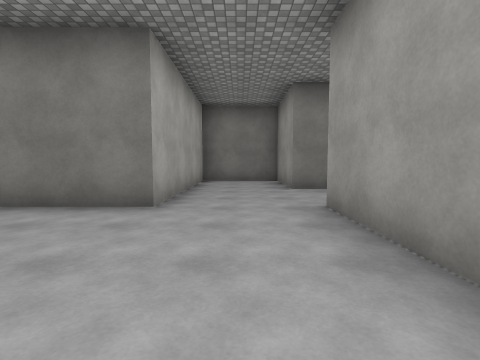
View 1 (above)

16 first-person views from a walk through a scene from a Unity 3-D project. The camera is 1.3 m above the floor, tilts 4° down and sees 85° across. The floor is counted in squares, 2 m on a side. Each view is taken from the middle of a square. On the plan, view 1 faces up. The plan holds only what a view shows up to about 9 squares ahead; the rest is blank. The place goes on beyond the plan. The player character is not drawn. Surface patterns are stand-ins for the level's own textures.

View 2
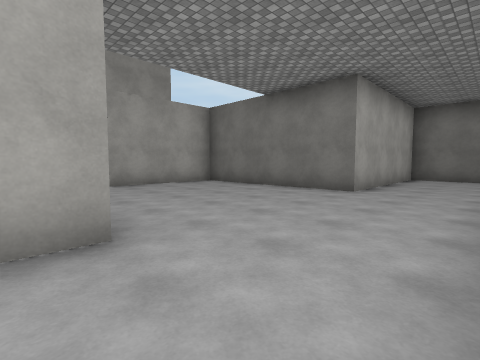

View 3
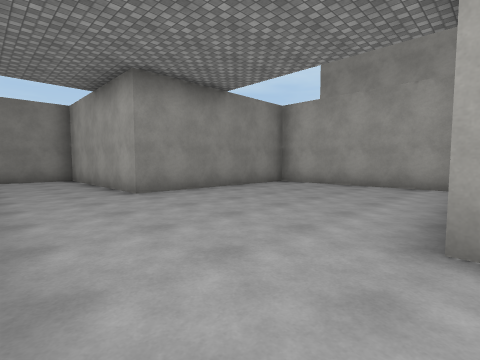

View 4
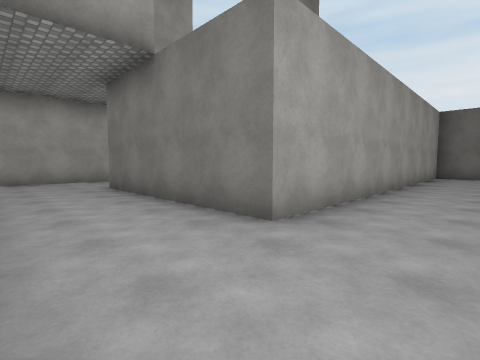

View 5
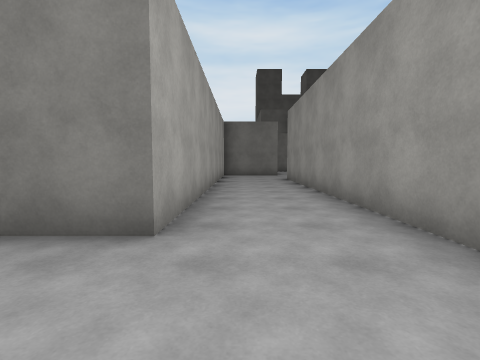

View 6
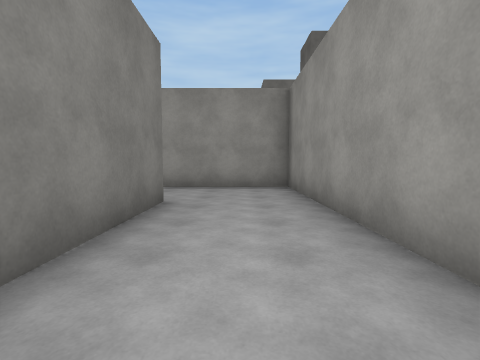

View 7
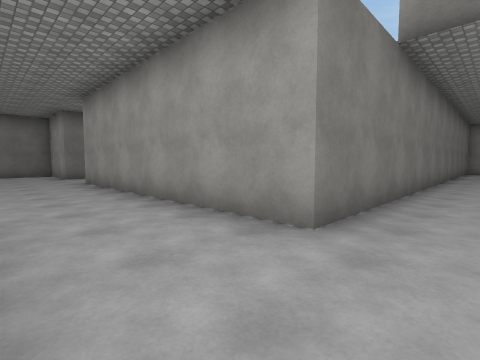

View 8
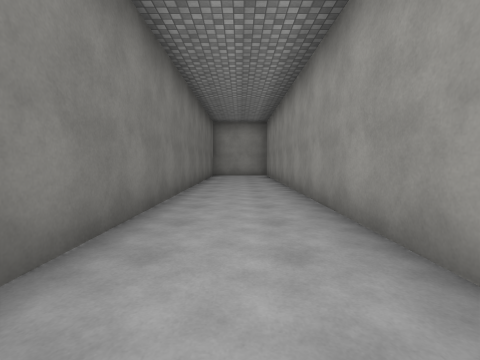

View 9
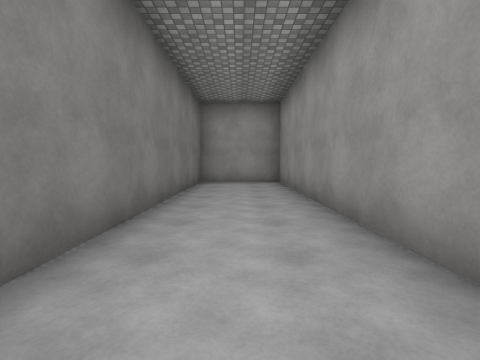

View 10
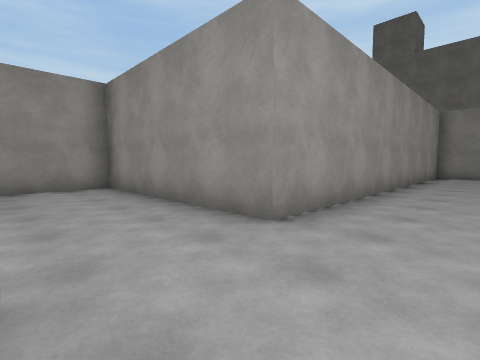

View 11
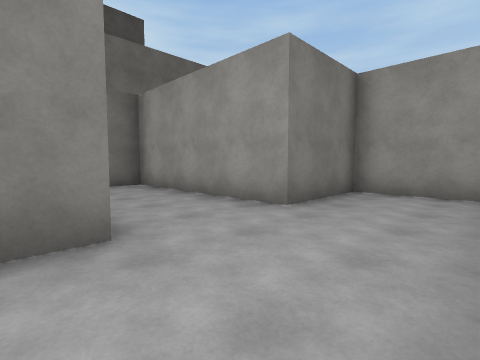

View 12
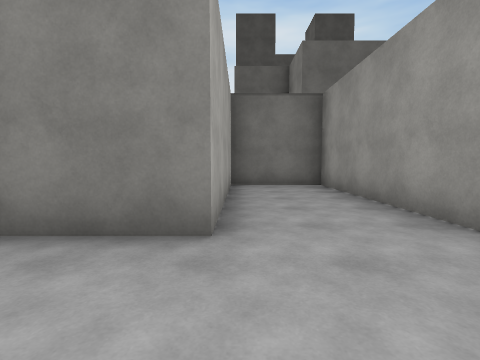

View 13
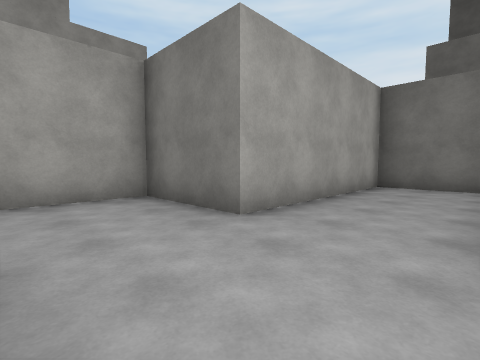

View 14
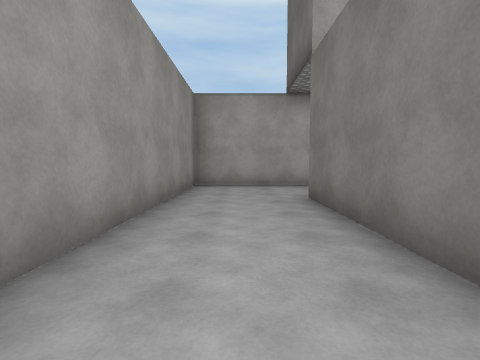

View 15
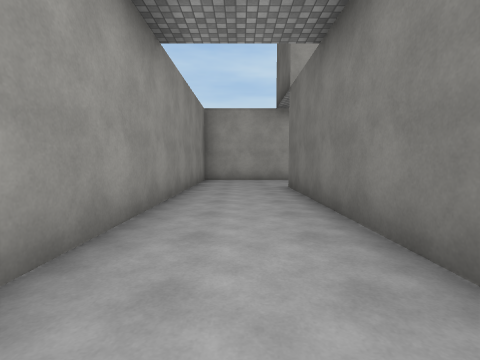

View 16
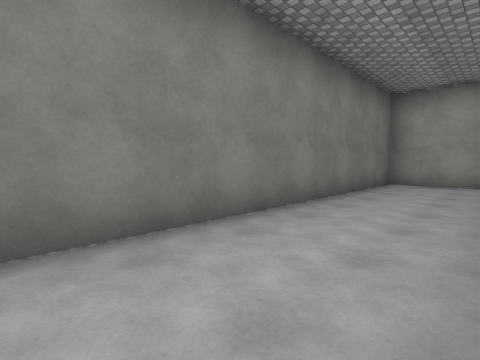

### Floor plan
Ten units are one square. View 1 is at (0, 0); x grows to the right and y downward. Boxes are objects, and circles mark ways between rooms. Rooms are numbered by the first view taken in them; rooms with no view inside come last. Other rooms are left out.
<svg viewBox="-68 -218 236 285">
<path fill="none" stroke="#000" d="M32 -37 88 -37 88 -137M-63 -36 -63 12 -12 12 -12 62 163 62 163 38 13 38 13 -38M63 -144 63 -62 13 -62 13 -88 -12 -88 -12 -38 -60 -38M88 -137 138 -137 138 -162 113 -162 113 -213 88 -213 88 -162 63 -162 63 -144"/>
<circle cx="75" cy="-135" r="3" fill="#2a7"/>
<text x="10" y="-10">1</text>
<text x="100" y="-170">2</text>
</svg>
Room 1 opens to room 2.

Where each view was taken, in squares from view 1:
view 1: 0 up, 0 right, facing up
view 2: 2 down, 1 right, facing up-left
view 3: 4 up, 1 right, facing down-left
view 4: 4 up, 8 right, facing up-left
view 5: 4 up, 7 right, facing up
view 6: 5 up, 2 right, facing right
view 7: 5 down, 1 left, facing up-right
view 8: 5 down, 4 right, facing right
view 9: 5 down, 8 right, facing right
view 10: 16 up, 7 right, facing down-right
view 11: 14 up, 8 right, facing up-right
view 12: 14 up, 9 right, facing up
view 13: 14 up, 11 right, facing up-left
view 14: 5 down, 6 right, facing left
view 15: 5 down, 8 right, facing left
view 16: 6 down, 8 right, facing up-right
